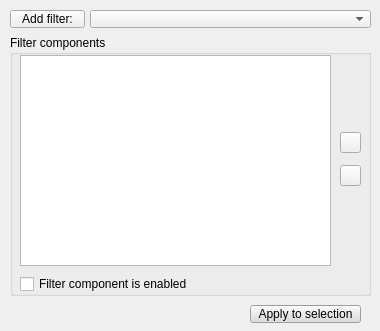
<?xml version="1.0" encoding="UTF-8"?>
<ui version="4.0">
 <class>CQDlgFilters</class>
 <widget class="QDialog" name="CQDlgFilters">
  <property name="geometry">
   <rect>
    <x>0</x>
    <y>0</y>
    <width>380</width>
    <height>331</height>
   </rect>
  </property>
  <property name="windowTitle">
   <string>Image Processing and Triggering</string>
  </property>
  <property name="locale">
   <locale language="English" country="UnitedStates"/>
  </property>
  <widget class="QGroupBox" name="groupBox">
   <property name="geometry">
    <rect>
     <x>10</x>
     <y>35</y>
     <width>361</width>
     <height>261</height>
    </rect>
   </property>
   <property name="title">
    <string>Filter components</string>
   </property>
   <property name="flat">
    <bool>true</bool>
   </property>
   <widget class="QToolButton" name="qqUp">
    <property name="geometry">
     <rect>
      <x>330</x>
      <y>97</y>
      <width>21</width>
      <height>21</height>
     </rect>
    </property>
    <property name="focusPolicy">
     <enum>Qt::StrongFocus</enum>
    </property>
    <property name="text">
     <string/>
    </property>
    <property name="icon">
     <iconset resource="../variousImageFiles.qrc">
      <normaloff>:/variousImageFiles/upArrow.png</normaloff>:/variousImageFiles/upArrow.png</iconset>
    </property>
   </widget>
   <widget class="QToolButton" name="qqDown">
    <property name="geometry">
     <rect>
      <x>330</x>
      <y>130</y>
      <width>21</width>
      <height>21</height>
     </rect>
    </property>
    <property name="focusPolicy">
     <enum>Qt::StrongFocus</enum>
    </property>
    <property name="text">
     <string/>
    </property>
    <property name="icon">
     <iconset resource="../variousImageFiles.qrc">
      <normaloff>:/variousImageFiles/downArrow.png</normaloff>:/variousImageFiles/downArrow.png</iconset>
    </property>
   </widget>
   <widget class="QListWidget" name="qqFilterList">
    <property name="geometry">
     <rect>
      <x>10</x>
      <y>20</y>
      <width>311</width>
      <height>211</height>
     </rect>
    </property>
    <property name="alternatingRowColors">
     <bool>false</bool>
    </property>
   </widget>
   <widget class="QCheckBox" name="qqComponentEnabled">
    <property name="geometry">
     <rect>
      <x>10</x>
      <y>240</y>
      <width>261</width>
      <height>18</height>
     </rect>
    </property>
    <property name="focusPolicy">
     <enum>Qt::StrongFocus</enum>
    </property>
    <property name="text">
     <string>Filter component is enabled</string>
    </property>
   </widget>
  </widget>
  <widget class="QToolButton" name="qqAddFilter">
   <property name="geometry">
    <rect>
     <x>10</x>
     <y>10</y>
     <width>75</width>
     <height>18</height>
    </rect>
   </property>
   <property name="focusPolicy">
    <enum>Qt::StrongFocus</enum>
   </property>
   <property name="text">
    <string>Add filter:</string>
   </property>
  </widget>
  <widget class="QComboBox" name="qqFilterCombo">
   <property name="geometry">
    <rect>
     <x>90</x>
     <y>10</y>
     <width>281</width>
     <height>18</height>
    </rect>
   </property>
   <property name="maxVisibleItems">
    <number>50</number>
   </property>
  </widget>
  <widget class="QToolButton" name="qqApply">
   <property name="geometry">
    <rect>
     <x>250</x>
     <y>305</y>
     <width>111</width>
     <height>18</height>
    </rect>
   </property>
   <property name="palette">
    <palette>
     <active>
      <colorrole role="WindowText">
       <brush brushstyle="SolidPattern">
        <color alpha="255">
         <red>0</red>
         <green>0</green>
         <blue>0</blue>
        </color>
       </brush>
      </colorrole>
      <colorrole role="Button">
       <brush brushstyle="SolidPattern">
        <color alpha="255">
         <red>220</red>
         <green>220</green>
         <blue>220</blue>
        </color>
       </brush>
      </colorrole>
      <colorrole role="Light">
       <brush brushstyle="SolidPattern">
        <color alpha="255">
         <red>255</red>
         <green>255</green>
         <blue>255</blue>
        </color>
       </brush>
      </colorrole>
      <colorrole role="Midlight">
       <brush brushstyle="SolidPattern">
        <color alpha="255">
         <red>237</red>
         <green>237</green>
         <blue>237</blue>
        </color>
       </brush>
      </colorrole>
      <colorrole role="Dark">
       <brush brushstyle="SolidPattern">
        <color alpha="255">
         <red>110</red>
         <green>110</green>
         <blue>110</blue>
        </color>
       </brush>
      </colorrole>
      <colorrole role="Mid">
       <brush brushstyle="SolidPattern">
        <color alpha="255">
         <red>147</red>
         <green>147</green>
         <blue>147</blue>
        </color>
       </brush>
      </colorrole>
      <colorrole role="Text">
       <brush brushstyle="SolidPattern">
        <color alpha="255">
         <red>0</red>
         <green>0</green>
         <blue>0</blue>
        </color>
       </brush>
      </colorrole>
      <colorrole role="BrightText">
       <brush brushstyle="SolidPattern">
        <color alpha="255">
         <red>255</red>
         <green>255</green>
         <blue>255</blue>
        </color>
       </brush>
      </colorrole>
      <colorrole role="ButtonText">
       <brush brushstyle="SolidPattern">
        <color alpha="255">
         <red>0</red>
         <green>0</green>
         <blue>0</blue>
        </color>
       </brush>
      </colorrole>
      <colorrole role="Base">
       <brush brushstyle="SolidPattern">
        <color alpha="255">
         <red>255</red>
         <green>255</green>
         <blue>255</blue>
        </color>
       </brush>
      </colorrole>
      <colorrole role="Window">
       <brush brushstyle="SolidPattern">
        <color alpha="255">
         <red>220</red>
         <green>220</green>
         <blue>220</blue>
        </color>
       </brush>
      </colorrole>
      <colorrole role="Shadow">
       <brush brushstyle="SolidPattern">
        <color alpha="255">
         <red>0</red>
         <green>0</green>
         <blue>0</blue>
        </color>
       </brush>
      </colorrole>
      <colorrole role="AlternateBase">
       <brush brushstyle="SolidPattern">
        <color alpha="255">
         <red>237</red>
         <green>237</green>
         <blue>237</blue>
        </color>
       </brush>
      </colorrole>
      <colorrole role="ToolTipBase">
       <brush brushstyle="SolidPattern">
        <color alpha="255">
         <red>255</red>
         <green>255</green>
         <blue>220</blue>
        </color>
       </brush>
      </colorrole>
      <colorrole role="ToolTipText">
       <brush brushstyle="SolidPattern">
        <color alpha="255">
         <red>0</red>
         <green>0</green>
         <blue>0</blue>
        </color>
       </brush>
      </colorrole>
     </active>
     <inactive>
      <colorrole role="WindowText">
       <brush brushstyle="SolidPattern">
        <color alpha="255">
         <red>0</red>
         <green>0</green>
         <blue>0</blue>
        </color>
       </brush>
      </colorrole>
      <colorrole role="Button">
       <brush brushstyle="SolidPattern">
        <color alpha="255">
         <red>220</red>
         <green>220</green>
         <blue>220</blue>
        </color>
       </brush>
      </colorrole>
      <colorrole role="Light">
       <brush brushstyle="SolidPattern">
        <color alpha="255">
         <red>255</red>
         <green>255</green>
         <blue>255</blue>
        </color>
       </brush>
      </colorrole>
      <colorrole role="Midlight">
       <brush brushstyle="SolidPattern">
        <color alpha="255">
         <red>237</red>
         <green>237</green>
         <blue>237</blue>
        </color>
       </brush>
      </colorrole>
      <colorrole role="Dark">
       <brush brushstyle="SolidPattern">
        <color alpha="255">
         <red>110</red>
         <green>110</green>
         <blue>110</blue>
        </color>
       </brush>
      </colorrole>
      <colorrole role="Mid">
       <brush brushstyle="SolidPattern">
        <color alpha="255">
         <red>147</red>
         <green>147</green>
         <blue>147</blue>
        </color>
       </brush>
      </colorrole>
      <colorrole role="Text">
       <brush brushstyle="SolidPattern">
        <color alpha="255">
         <red>0</red>
         <green>0</green>
         <blue>0</blue>
        </color>
       </brush>
      </colorrole>
      <colorrole role="BrightText">
       <brush brushstyle="SolidPattern">
        <color alpha="255">
         <red>255</red>
         <green>255</green>
         <blue>255</blue>
        </color>
       </brush>
      </colorrole>
      <colorrole role="ButtonText">
       <brush brushstyle="SolidPattern">
        <color alpha="255">
         <red>0</red>
         <green>0</green>
         <blue>0</blue>
        </color>
       </brush>
      </colorrole>
      <colorrole role="Base">
       <brush brushstyle="SolidPattern">
        <color alpha="255">
         <red>255</red>
         <green>255</green>
         <blue>255</blue>
        </color>
       </brush>
      </colorrole>
      <colorrole role="Window">
       <brush brushstyle="SolidPattern">
        <color alpha="255">
         <red>220</red>
         <green>220</green>
         <blue>220</blue>
        </color>
       </brush>
      </colorrole>
      <colorrole role="Shadow">
       <brush brushstyle="SolidPattern">
        <color alpha="255">
         <red>0</red>
         <green>0</green>
         <blue>0</blue>
        </color>
       </brush>
      </colorrole>
      <colorrole role="AlternateBase">
       <brush brushstyle="SolidPattern">
        <color alpha="255">
         <red>237</red>
         <green>237</green>
         <blue>237</blue>
        </color>
       </brush>
      </colorrole>
      <colorrole role="ToolTipBase">
       <brush brushstyle="SolidPattern">
        <color alpha="255">
         <red>255</red>
         <green>255</green>
         <blue>220</blue>
        </color>
       </brush>
      </colorrole>
      <colorrole role="ToolTipText">
       <brush brushstyle="SolidPattern">
        <color alpha="255">
         <red>0</red>
         <green>0</green>
         <blue>0</blue>
        </color>
       </brush>
      </colorrole>
     </inactive>
     <disabled>
      <colorrole role="WindowText">
       <brush brushstyle="SolidPattern">
        <color alpha="255">
         <red>110</red>
         <green>110</green>
         <blue>110</blue>
        </color>
       </brush>
      </colorrole>
      <colorrole role="Button">
       <brush brushstyle="SolidPattern">
        <color alpha="255">
         <red>220</red>
         <green>220</green>
         <blue>220</blue>
        </color>
       </brush>
      </colorrole>
      <colorrole role="Light">
       <brush brushstyle="SolidPattern">
        <color alpha="255">
         <red>255</red>
         <green>255</green>
         <blue>255</blue>
        </color>
       </brush>
      </colorrole>
      <colorrole role="Midlight">
       <brush brushstyle="SolidPattern">
        <color alpha="255">
         <red>237</red>
         <green>237</green>
         <blue>237</blue>
        </color>
       </brush>
      </colorrole>
      <colorrole role="Dark">
       <brush brushstyle="SolidPattern">
        <color alpha="255">
         <red>110</red>
         <green>110</green>
         <blue>110</blue>
        </color>
       </brush>
      </colorrole>
      <colorrole role="Mid">
       <brush brushstyle="SolidPattern">
        <color alpha="255">
         <red>147</red>
         <green>147</green>
         <blue>147</blue>
        </color>
       </brush>
      </colorrole>
      <colorrole role="Text">
       <brush brushstyle="SolidPattern">
        <color alpha="255">
         <red>110</red>
         <green>110</green>
         <blue>110</blue>
        </color>
       </brush>
      </colorrole>
      <colorrole role="BrightText">
       <brush brushstyle="SolidPattern">
        <color alpha="255">
         <red>255</red>
         <green>255</green>
         <blue>255</blue>
        </color>
       </brush>
      </colorrole>
      <colorrole role="ButtonText">
       <brush brushstyle="SolidPattern">
        <color alpha="255">
         <red>110</red>
         <green>110</green>
         <blue>110</blue>
        </color>
       </brush>
      </colorrole>
      <colorrole role="Base">
       <brush brushstyle="SolidPattern">
        <color alpha="255">
         <red>220</red>
         <green>220</green>
         <blue>220</blue>
        </color>
       </brush>
      </colorrole>
      <colorrole role="Window">
       <brush brushstyle="SolidPattern">
        <color alpha="255">
         <red>220</red>
         <green>220</green>
         <blue>220</blue>
        </color>
       </brush>
      </colorrole>
      <colorrole role="Shadow">
       <brush brushstyle="SolidPattern">
        <color alpha="255">
         <red>0</red>
         <green>0</green>
         <blue>0</blue>
        </color>
       </brush>
      </colorrole>
      <colorrole role="AlternateBase">
       <brush brushstyle="SolidPattern">
        <color alpha="255">
         <red>220</red>
         <green>220</green>
         <blue>220</blue>
        </color>
       </brush>
      </colorrole>
      <colorrole role="ToolTipBase">
       <brush brushstyle="SolidPattern">
        <color alpha="255">
         <red>255</red>
         <green>255</green>
         <blue>220</blue>
        </color>
       </brush>
      </colorrole>
      <colorrole role="ToolTipText">
       <brush brushstyle="SolidPattern">
        <color alpha="255">
         <red>0</red>
         <green>0</green>
         <blue>0</blue>
        </color>
       </brush>
      </colorrole>
     </disabled>
    </palette>
   </property>
   <property name="focusPolicy">
    <enum>Qt::StrongFocus</enum>
   </property>
   <property name="text">
    <string>Apply to selection</string>
   </property>
  </widget>
 </widget>
 <tabstops>
  <tabstop>qqAddFilter</tabstop>
  <tabstop>qqFilterCombo</tabstop>
  <tabstop>qqFilterList</tabstop>
  <tabstop>qqUp</tabstop>
  <tabstop>qqDown</tabstop>
  <tabstop>qqComponentEnabled</tabstop>
  <tabstop>qqApply</tabstop>
 </tabstops>
 <resources>
  <include location="../variousImageFiles.qrc"/>
 </resources>
 <connections/>
</ui>
